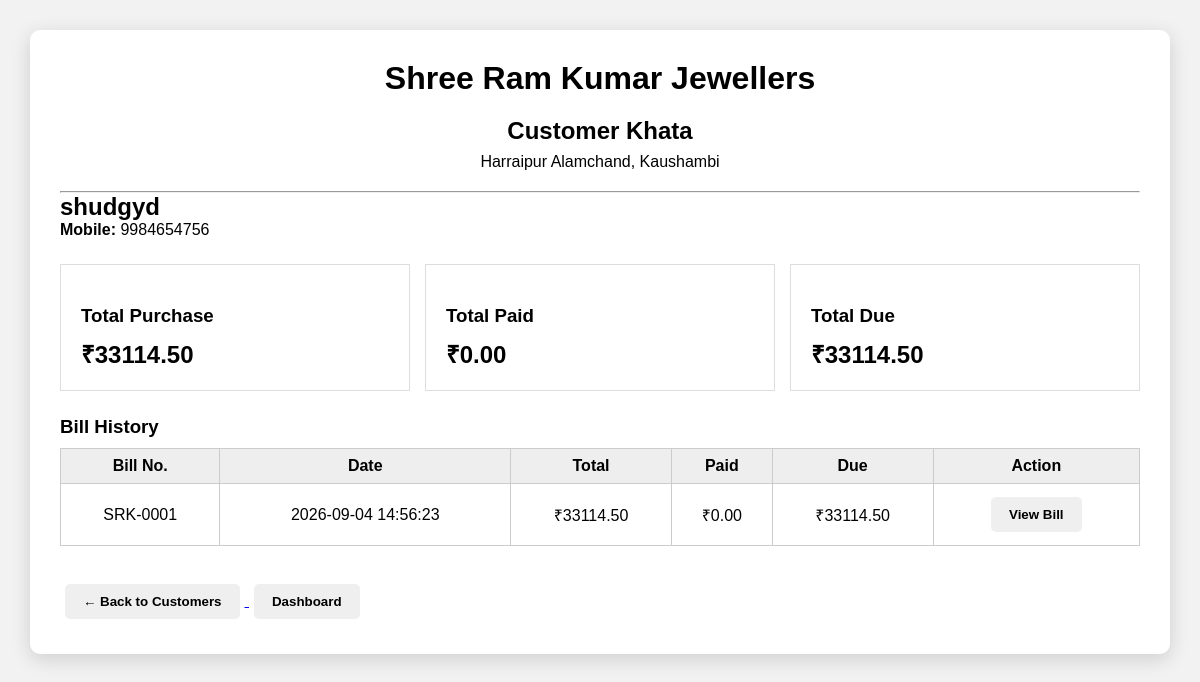
/customer/9984654756 (signed in), run on the app's committed database.
### tables this page shows
CREATE TABLE bills (
            id INTEGER PRIMARY KEY AUTOINCREMENT,
            bill_no TEXT UNIQUE NOT NULL,
            customer_name TEXT,
            customer_mobile TEXT,
            subtotal REAL DEFAULT 0,
            discount REAL DEFAULT 0,
            gst REAL DEFAULT 0,
            grand_total REAL DEFAULT 0,
            payment_mode TEXT,
            amount_paid REAL DEFAULT 0,
            balance REAL DEFAULT 0,
            created_at TIMESTAMP DEFAULT CURRENT_TIMESTAMP
        );

### app.py (the view)
@app.route(
    "/customer/<mobile>"
)
@login_required
def customer_detail(mobile):
    conn = get_db_connection()
    customer_bills = conn.execute("""
        SELECT *

        FROM bills

        WHERE customer_mobile = ?

        ORDER BY id DESC
    """, (
        mobile,
    )).fetchall()
    if not customer_bills:
        conn.close()
        return (
            "Customer not found",
            404
        )
    total_purchase = sum(
        float(
            bill["grand_total"]
            or 0
        )
        for bill
        in customer_bills
    )
    total_paid = sum(
        float(
            bill["amount_paid"]
            or 0
        )
        for bill
        in customer_bills
    )
    total_balance = sum(
        float(
            bill["balance"]
            or 0
        )
        for bill
        in customer_bills
    )
    customer_name = (
        customer_bills[0][
            "customer_name"
        ]
    )
    conn.close()
    return render_template(
        "customer_detail.html",
        customer_name=
            customer_name,
        mobile=
            mobile,
        bills=
            customer_bills,
        total_purchase=
            total_purchase,
        total_paid=
            total_paid,
        total_balance=
            total_balance
    )

### app.py (called while the page is built, shortened)
@app.context_processor
def inject_shop_settings():
    try:
        shop_settings = get_all_settings()
    except Exception as e:
        print("SETTINGS LOAD ERROR:", e)
        shop_settings = {}
    return {
        "shop_settings": shop_settings
    }

def login_required(route_function):
    @wraps(route_function)
    def wrapper(*args, **kwargs):
        return route_function(*args, **kwargs)
    return wrapper

### database.py (called while the page is built)
def get_db_connection():
    if DATABASE_URL:
        import psycopg
        conn = psycopg.connect(
            DATABASE_URL
        )
        return PostgresConnection(conn)
    conn = sqlite3.connect(
        SQLITE_DATABASE
    )
    conn.row_factory = sqlite3.Row
    return conn

def get_all_settings():
    conn = get_db_connection()
    rows = conn.execute("""
        SELECT
            setting_key,
            setting_value

        FROM app_settings
    """).fetchall()
    conn.close()
    settings = {}
    for row in rows:
        settings[
            row["setting_key"]
        ] = (
            row["setting_value"]
            or ""
        )
    return settings

### templates/customer_detail.html (shortened to what this page needs)
<!DOCTYPE html>
<html lang="en">
<head>
    <link rel="stylesheet"
          href="{{ url_for('static', filename='style.css') }}">
</head>
<body>
<div class="container">
    <h1>Shree Ram Kumar Jewellers</h1>
    <div class="shop-info">
        <h2>Customer Khata</h2>
        <p>Harraipur Alamchand, Kaushambi</p>
    </div>
    <hr>
    <h2>{{ customer_name }}</h2>
    <p>
        <strong>Mobile:</strong>
        {{ mobile }}
    </p>
    <div style="
        display:grid;
        grid-template-columns:repeat(auto-fit, minmax(200px, 1fr));
        gap:15px;
        margin:25px 0;
    ">
        <div style="padding:20px; border:1px solid #ddd;">
            <h3>Total Purchase</h3>
            <h2>₹{{ "%.2f"|format(total_purchase) }}</h2>
        </div>
        <div style="padding:20px; border:1px solid #ddd;">
            <h3>Total Paid</h3>
            <h2>₹{{ "%.2f"|format(total_paid) }}</h2>
        </div>
        <div style="padding:20px; border:1px solid #ddd;">
            <h3>Total Due</h3>
            <h2>₹{{ "%.2f"|format(total_balance) }}</h2>
        </div>
    </div>
    <h3>Bill History</h3>
    <table>
        <thead>
        <tr>
            <th>Bill No.</th>
            <th>Date</th>
            <th>Total</th>
            <th>Paid</th>
            <th>Due</th>
            <th>Action</th>
        </tr>
        </thead>
        <tbody>
        {% for bill in bills %}
        <tr>
            <td>
                {{ bill["bill_no"] }}
            </td>
            <td>
                {{ bill["created_at"] }}
            </td>
            <td>
                ₹{{ "%.2f"|format(bill["grand_total"]) }}
            </td>
            <td>
                ₹{{ "%.2f"|format(bill["amount_paid"]) }}
            </td>
            <td>
                ₹{{ "%.2f"|format(bill["balance"]) }}
            </td>
            <td>
                <a href="/bill/{{ bill['id'] }}">
                    <button type="button">
                        View Bill
                    </button>
                </a>
            </td>
        </tr>
        {% endfor %}
        </tbody>
    </table>
    <br>
    <a href="/customers">
        <button type="button">
            ← Back to Customers
        </button>
    </a>
    <a href="/">
        <button type="button">
            Dashboard
        </button>
    </a>
</div>
</body>
</html>

### static/style.css (style rules this page uses)
* { box-sizing: border-box; margin: 0; padding: 0; font-family: Arial, sans-serif; }
body { background: #f2f2f2; padding: 30px; }
.container { max-width: 1200px; margin: auto; background: white; padding: 30px; border-radius: 10px; box-shadow: 0 5px 20px rgba(0, 0, 0, 0.15); }
h1 { text-align: center; margin-bottom: 20px; }
.shop-info { text-align: center; margin-bottom: 20px; }
.shop-info h2 { margin-bottom: 8px; }
h3 { margin: 20px 0 10px; }
table { width: 100%; border-collapse: collapse; margin-bottom: 15px; }
th, td { border: 1px solid #ccc; padding: 8px; text-align: center; }
th { background: #eeeeee; }
button { padding: 10px 18px; border: none; border-radius: 5px; cursor: pointer; margin: 5px; font-weight: bold; }

### data on the page
bills: customer_name "shudgyd", bill_no "SRK-0001", created_at "2026-09-04 14:56:23", grand_total "33114.50", amount_paid "0.00", balance "33114.50"

### other printed values
{{ mobile }} "9984654756"
{{ "%.2f"|format(total_purchase) }} "33114.50"
{{ "%.2f"|format(total_paid) }} "0.00"
{{ "%.2f"|format(total_balance) }} "33114.50"
